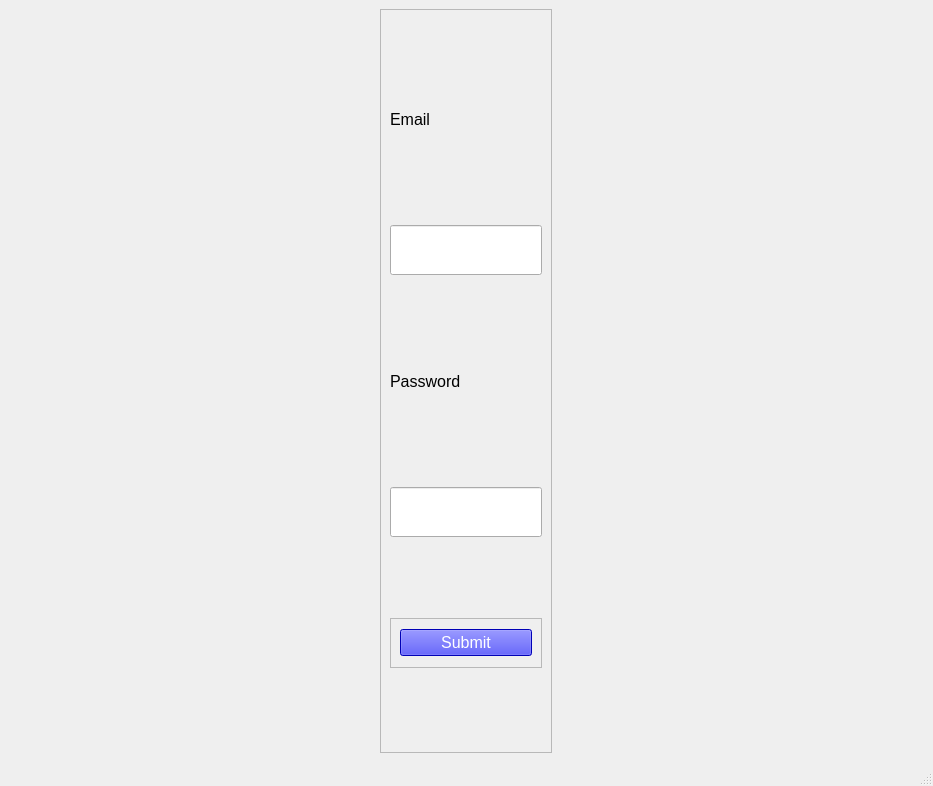
<?xml version="1.0" encoding="UTF-8"?>
<ui version="4.0">
 <class>MainWindow</class>
 <widget class="QMainWindow" name="MainWindow">
  <property name="geometry">
   <rect>
    <x>0</x>
    <y>0</y>
    <width>933</width>
    <height>786</height>
   </rect>
  </property>
  <property name="font">
   <font>
    <pointsize>12</pointsize>
   </font>
  </property>
  <property name="windowTitle">
   <string>MainWindow</string>
  </property>
  <widget class="QWidget" name="centralwidget">
   <layout class="QVBoxLayout" name="verticalLayout">
    <item alignment="Qt::AlignHCenter">
     <widget class="QFrame" name="frame_2">
      <property name="frameShape">
       <enum>QFrame::StyledPanel</enum>
      </property>
      <property name="frameShadow">
       <enum>QFrame::Raised</enum>
      </property>
      <layout class="QVBoxLayout" name="verticalLayout_3">
       <item>
        <widget class="QLabel" name="label">
         <property name="maximumSize">
          <size>
           <width>200</width>
           <height>50</height>
          </size>
         </property>
         <property name="text">
          <string>Email</string>
         </property>
        </widget>
       </item>
       <item>
        <widget class="QLineEdit" name="lineEdit">
         <property name="maximumSize">
          <size>
           <width>200</width>
           <height>50</height>
          </size>
         </property>
         <property name="styleSheet">
          <string notr="true">QLineEdit {
	padding: 5px;
}</string>
         </property>
        </widget>
       </item>
       <item>
        <widget class="QLabel" name="label_2">
         <property name="maximumSize">
          <size>
           <width>200</width>
           <height>50</height>
          </size>
         </property>
         <property name="text">
          <string>Password</string>
         </property>
        </widget>
       </item>
       <item>
        <widget class="QLineEdit" name="lineEdit_2">
         <property name="maximumSize">
          <size>
           <width>300</width>
           <height>50</height>
          </size>
         </property>
         <property name="styleSheet">
          <string notr="true">QLineEdit {
	padding: 5px;
}</string>
         </property>
         <property name="echoMode">
          <enum>QLineEdit::Password</enum>
         </property>
        </widget>
       </item>
       <item>
        <widget class="QFrame" name="frame_3">
         <property name="maximumSize">
          <size>
           <width>200</width>
           <height>50</height>
          </size>
         </property>
         <property name="frameShape">
          <enum>QFrame::StyledPanel</enum>
         </property>
         <property name="frameShadow">
          <enum>QFrame::Raised</enum>
         </property>
         <layout class="QVBoxLayout" name="verticalLayout_4">
          <item>
           <widget class="QPushButton" name="pushButton">
            <property name="styleSheet">
             <string notr="true">QPushButton {
	border radius: 3px;
	background: rgb(0, 0, 255);
	color: white;
}

QPushButton:hover {
	background:rgba(0, 85, 255, 220);
}

QPushButton:pressed {
	background:rgba(0, 85, 255, 200);
}
</string>
            </property>
            <property name="text">
             <string>Submit</string>
            </property>
           </widget>
          </item>
         </layout>
        </widget>
       </item>
      </layout>
     </widget>
    </item>
   </layout>
  </widget>
  <widget class="QMenuBar" name="menubar">
   <property name="geometry">
    <rect>
     <x>0</x>
     <y>0</y>
     <width>933</width>
     <height>34</height>
    </rect>
   </property>
  </widget>
  <widget class="QStatusBar" name="statusbar"/>
 </widget>
 <resources/>
 <connections/>
</ui>
